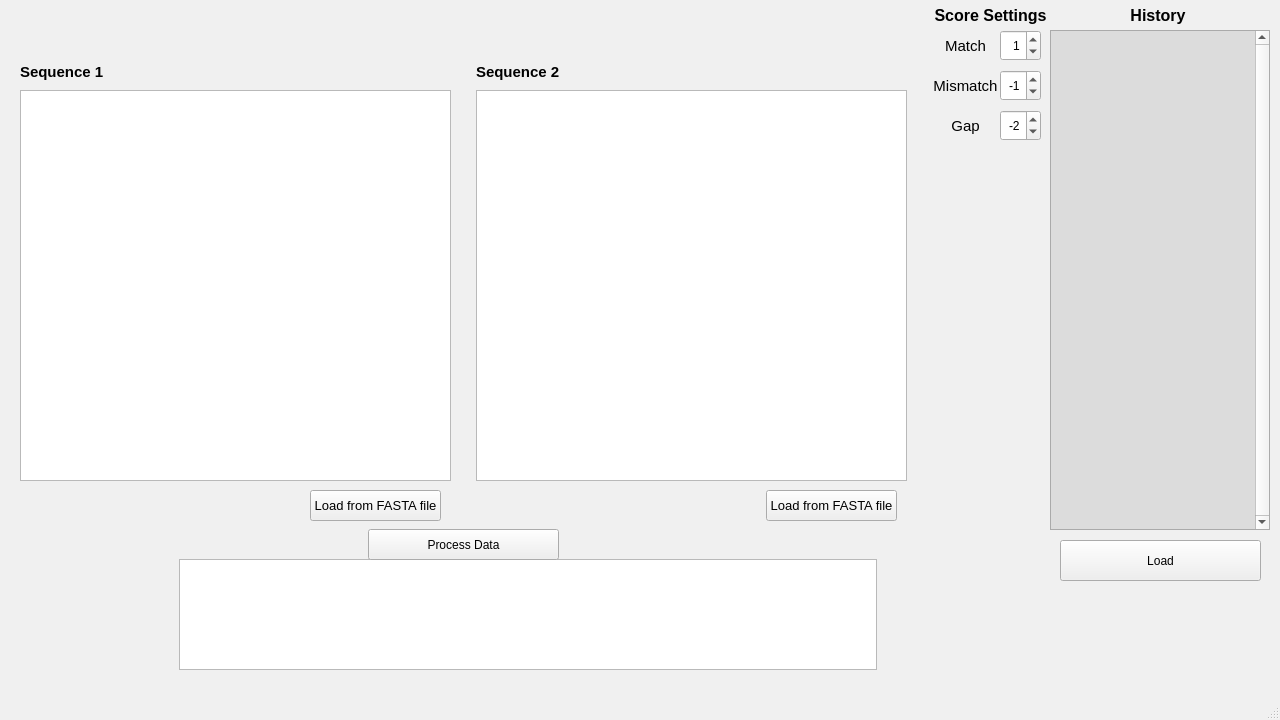
<?xml version="1.0" encoding="UTF-8"?>
<ui version="4.0">
 <class>MainWindow</class>
 <widget class="QMainWindow" name="MainWindow">
  <property name="geometry">
   <rect>
    <x>0</x>
    <y>0</y>
    <width>1280</width>
    <height>720</height>
   </rect>
  </property>
  <property name="sizePolicy">
   <sizepolicy hsizetype="Fixed" vsizetype="Fixed">
    <horstretch>0</horstretch>
    <verstretch>0</verstretch>
   </sizepolicy>
  </property>
  <property name="minimumSize">
   <size>
    <width>1280</width>
    <height>720</height>
   </size>
  </property>
  <property name="maximumSize">
   <size>
    <width>1280</width>
    <height>720</height>
   </size>
  </property>
  <property name="palette">
   <palette>
    <active>
     <colorrole role="Window">
      <brush brushstyle="SolidPattern">
       <color alpha="255">
        <red>225</red>
        <green>255</green>
        <blue>244</blue>
       </color>
      </brush>
     </colorrole>
    </active>
    <inactive>
     <colorrole role="Window">
      <brush brushstyle="SolidPattern">
       <color alpha="255">
        <red>240</red>
        <green>240</green>
        <blue>240</blue>
       </color>
      </brush>
     </colorrole>
    </inactive>
    <disabled>
     <colorrole role="Window">
      <brush brushstyle="SolidPattern">
       <color alpha="255">
        <red>225</red>
        <green>255</green>
        <blue>244</blue>
       </color>
      </brush>
     </colorrole>
    </disabled>
   </palette>
  </property>
  <property name="windowTitle">
   <string>Super Turbo DNA Tool</string>
  </property>
  <widget class="QWidget" name="centralwidget">
   <widget class="QWidget" name="ScoreSet_widget" native="true">
    <property name="geometry">
     <rect>
      <x>930</x>
      <y>0</y>
      <width>120</width>
      <height>141</height>
     </rect>
    </property>
    <property name="layoutDirection">
     <enum>Qt::LeftToRight</enum>
    </property>
    <widget class="QLabel" name="ScoreSet_label">
     <property name="geometry">
      <rect>
       <x>0</x>
       <y>0</y>
       <width>121</width>
       <height>31</height>
      </rect>
     </property>
     <property name="font">
      <font>
       <pointsize>12</pointsize>
       <bold>true</bold>
      </font>
     </property>
     <property name="text">
      <string>Score Settings</string>
     </property>
     <property name="alignment">
      <set>Qt::AlignCenter</set>
     </property>
    </widget>
    <widget class="QWidget" name="Match_widget" native="true">
     <property name="geometry">
      <rect>
       <x>0</x>
       <y>30</y>
       <width>111</width>
       <height>31</height>
      </rect>
     </property>
     <widget class="QLabel" name="Match_label">
      <property name="geometry">
       <rect>
        <x>0</x>
        <y>0</y>
        <width>71</width>
        <height>31</height>
       </rect>
      </property>
      <property name="font">
       <font>
        <pointsize>11</pointsize>
       </font>
      </property>
      <property name="text">
       <string>Match</string>
      </property>
      <property name="alignment">
       <set>Qt::AlignCenter</set>
      </property>
     </widget>
     <widget class="QSpinBox" name="Match_spinBox">
      <property name="geometry">
       <rect>
        <x>70</x>
        <y>0</y>
        <width>41</width>
        <height>31</height>
       </rect>
      </property>
      <property name="alignment">
       <set>Qt::AlignRight|Qt::AlignTrailing|Qt::AlignVCenter</set>
      </property>
      <property name="value">
       <number>1</number>
      </property>
     </widget>
    </widget>
    <widget class="QWidget" name="Mismatch_widget" native="true">
     <property name="geometry">
      <rect>
       <x>0</x>
       <y>70</y>
       <width>111</width>
       <height>31</height>
      </rect>
     </property>
     <widget class="QLabel" name="Mismatch_label">
      <property name="geometry">
       <rect>
        <x>0</x>
        <y>0</y>
        <width>71</width>
        <height>31</height>
       </rect>
      </property>
      <property name="font">
       <font>
        <pointsize>11</pointsize>
       </font>
      </property>
      <property name="text">
       <string>Mismatch</string>
      </property>
      <property name="alignment">
       <set>Qt::AlignCenter</set>
      </property>
     </widget>
     <widget class="QSpinBox" name="Mismatch_spinBox">
      <property name="geometry">
       <rect>
        <x>70</x>
        <y>0</y>
        <width>41</width>
        <height>31</height>
       </rect>
      </property>
      <property name="alignment">
       <set>Qt::AlignRight|Qt::AlignTrailing|Qt::AlignVCenter</set>
      </property>
      <property name="minimum">
       <number>-99</number>
      </property>
      <property name="value">
       <number>-1</number>
      </property>
     </widget>
    </widget>
    <widget class="QWidget" name="Gap_widget" native="true">
     <property name="geometry">
      <rect>
       <x>0</x>
       <y>110</y>
       <width>111</width>
       <height>31</height>
      </rect>
     </property>
     <widget class="QLabel" name="Gap_label">
      <property name="geometry">
       <rect>
        <x>0</x>
        <y>0</y>
        <width>71</width>
        <height>31</height>
       </rect>
      </property>
      <property name="font">
       <font>
        <pointsize>11</pointsize>
       </font>
      </property>
      <property name="text">
       <string>Gap</string>
      </property>
      <property name="alignment">
       <set>Qt::AlignCenter</set>
      </property>
     </widget>
     <widget class="QSpinBox" name="Gap_spinBox">
      <property name="geometry">
       <rect>
        <x>70</x>
        <y>0</y>
        <width>41</width>
        <height>31</height>
       </rect>
      </property>
      <property name="alignment">
       <set>Qt::AlignRight|Qt::AlignTrailing|Qt::AlignVCenter</set>
      </property>
      <property name="minimum">
       <number>-99</number>
      </property>
      <property name="value">
       <number>-2</number>
      </property>
     </widget>
    </widget>
   </widget>
   <widget class="QWidget" name="History_widget" native="true">
    <property name="geometry">
     <rect>
      <x>1050</x>
      <y>0</y>
      <width>220</width>
      <height>530</height>
     </rect>
    </property>
    <widget class="QLabel" name="History_label">
     <property name="geometry">
      <rect>
       <x>-2</x>
       <y>0</y>
       <width>220</width>
       <height>30</height>
      </rect>
     </property>
     <property name="font">
      <font>
       <pointsize>12</pointsize>
       <bold>true</bold>
      </font>
     </property>
     <property name="text">
      <string>History</string>
     </property>
     <property name="alignment">
      <set>Qt::AlignCenter</set>
     </property>
    </widget>
    <widget class="QListWidget" name="History_listWidget">
     <property name="geometry">
      <rect>
       <x>0</x>
       <y>30</y>
       <width>220</width>
       <height>500</height>
      </rect>
     </property>
     <property name="styleSheet">
      <string notr="true">QListWidget {
		background-color: Gainsboro;
}

QListWidget::item {
		background-color: white;
		/*color black;*/
        margin-bottom: 1px;
		padding: 0px;
}

QListWidget::item::label {
		color red;
}</string>
     </property>
     <property name="verticalScrollBarPolicy">
      <enum>Qt::ScrollBarAlwaysOn</enum>
     </property>
     <property name="horizontalScrollBarPolicy">
      <enum>Qt::ScrollBarAlwaysOff</enum>
     </property>
     <property name="verticalScrollMode">
      <enum>QAbstractItemView::ScrollPerPixel</enum>
     </property>
     <property name="horizontalScrollMode">
      <enum>QAbstractItemView::ScrollPerItem</enum>
     </property>
     <property name="movement">
      <enum>QListView::Static</enum>
     </property>
     <property name="uniformItemSizes">
      <bool>false</bool>
     </property>
    </widget>
   </widget>
   <widget class="QWidget" name="horizontalLayoutWidget">
    <property name="geometry">
     <rect>
      <x>10</x>
      <y>10</y>
      <width>911</width>
      <height>521</height>
     </rect>
    </property>
    <layout class="QHBoxLayout" name="DataInputLayout">
     <property name="spacing">
      <number>0</number>
     </property>
     <item>
      <widget class="QWidget" name="Seq1_widget" native="true">
       <widget class="QLabel" name="Seq1Label">
        <property name="geometry">
         <rect>
          <x>10</x>
          <y>0</y>
          <width>431</width>
          <height>71</height>
         </rect>
        </property>
        <property name="font">
         <font>
          <pointsize>11</pointsize>
          <italic>false</italic>
          <bold>true</bold>
         </font>
        </property>
        <property name="text">
         <string>Sequence 1</string>
        </property>
        <property name="alignment">
         <set>Qt::AlignBottom|Qt::AlignLeading|Qt::AlignLeft</set>
        </property>
        <property name="wordWrap">
         <bool>true</bool>
        </property>
       </widget>
       <widget class="QPlainTextEdit" name="Seq1TextEdit">
        <property name="geometry">
         <rect>
          <x>10</x>
          <y>80</y>
          <width>431</width>
          <height>391</height>
         </rect>
        </property>
        <property name="horizontalScrollBarPolicy">
         <enum>Qt::ScrollBarAlwaysOff</enum>
        </property>
        <property name="plainText">
         <string/>
        </property>
        <property name="placeholderText">
         <string>Input sequence here in FASTA format or load from file using the button below</string>
        </property>
       </widget>
       <widget class="QPushButton" name="Seq1loadButton">
        <property name="geometry">
         <rect>
          <x>300</x>
          <y>480</y>
          <width>131</width>
          <height>31</height>
         </rect>
        </property>
        <property name="font">
         <font>
          <pointsize>10</pointsize>
         </font>
        </property>
        <property name="text">
         <string>Load from FASTA file</string>
        </property>
       </widget>
       <widget class="QLabel" name="Seq1GCLabel">
        <property name="geometry">
         <rect>
          <x>20</x>
          <y>480</y>
          <width>101</width>
          <height>31</height>
         </rect>
        </property>
        <property name="text">
         <string/>
        </property>
       </widget>
      </widget>
     </item>
     <item>
      <widget class="QWidget" name="Seq2_widget" native="true">
       <widget class="QLabel" name="Seq2Label">
        <property name="geometry">
         <rect>
          <x>10</x>
          <y>0</y>
          <width>431</width>
          <height>71</height>
         </rect>
        </property>
        <property name="font">
         <font>
          <pointsize>11</pointsize>
          <bold>true</bold>
         </font>
        </property>
        <property name="text">
         <string>Sequence 2</string>
        </property>
        <property name="alignment">
         <set>Qt::AlignBottom|Qt::AlignLeading|Qt::AlignLeft</set>
        </property>
        <property name="wordWrap">
         <bool>true</bool>
        </property>
       </widget>
       <widget class="QPlainTextEdit" name="Seq2TextEdit">
        <property name="geometry">
         <rect>
          <x>10</x>
          <y>80</y>
          <width>431</width>
          <height>391</height>
         </rect>
        </property>
        <property name="horizontalScrollBarPolicy">
         <enum>Qt::ScrollBarAlwaysOff</enum>
        </property>
        <property name="plainText">
         <string/>
        </property>
        <property name="placeholderText">
         <string>Input sequence here in FASTA format or load from file using the button below</string>
        </property>
       </widget>
       <widget class="QPushButton" name="Seq2loadButton">
        <property name="geometry">
         <rect>
          <x>300</x>
          <y>480</y>
          <width>131</width>
          <height>31</height>
         </rect>
        </property>
        <property name="font">
         <font>
          <pointsize>10</pointsize>
         </font>
        </property>
        <property name="text">
         <string>Load from FASTA file</string>
        </property>
       </widget>
       <widget class="QLabel" name="Seq2GCLabel">
        <property name="geometry">
         <rect>
          <x>20</x>
          <y>480</y>
          <width>101</width>
          <height>31</height>
         </rect>
        </property>
        <property name="text">
         <string/>
        </property>
       </widget>
      </widget>
     </item>
    </layout>
   </widget>
   <widget class="QWidget" name="ProcessedDataWidget" native="true">
    <property name="geometry">
     <rect>
      <x>9</x>
      <y>529</y>
      <width>1041</width>
      <height>161</height>
     </rect>
    </property>
    <widget class="QTextBrowser" name="alignmentBrowser">
     <property name="geometry">
      <rect>
       <x>170</x>
       <y>30</y>
       <width>698</width>
       <height>111</height>
      </rect>
     </property>
     <property name="font">
      <font>
       <family>Courier</family>
      </font>
     </property>
     <property name="horizontalScrollBarPolicy">
      <enum>Qt::ScrollBarAlwaysOff</enum>
     </property>
    </widget>
    <widget class="QPushButton" name="processButton">
     <property name="geometry">
      <rect>
       <x>359</x>
       <y>0</y>
       <width>191</width>
       <height>31</height>
      </rect>
     </property>
     <property name="text">
      <string>Process Data</string>
     </property>
    </widget>
   </widget>
   <widget class="QPushButton" name="loadHistoryButton">
    <property name="geometry">
     <rect>
      <x>1060</x>
      <y>540</y>
      <width>201</width>
      <height>41</height>
     </rect>
    </property>
    <property name="text">
     <string>Load</string>
    </property>
   </widget>
  </widget>
  <widget class="QStatusBar" name="statusbar">
   <property name="font">
    <font>
     <pointsize>10</pointsize>
    </font>
   </property>
  </widget>
 </widget>
 <resources/>
 <connections/>
</ui>
